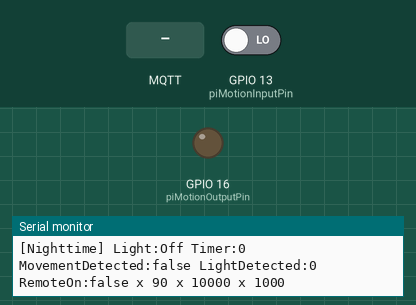
Bench run of a sketch on a simulated ESP8266 (NodeMCU). Parts: output pins drawn as LEDs (lit = HIGH), the last lines printed to the serial monitor. Inputs (shaded band) come from the test bench; at power-on: GPIO 13 (piMotionInputPin) LOW. WiFi joins after 1.5 s; servers stay silent unless stated; no MQTT or app messages arrive unless stated.

Above: at 4.8 s.
4.9 s: GPIO 13 (piMotionInputPin) driven HIGH
At 6.1 s:
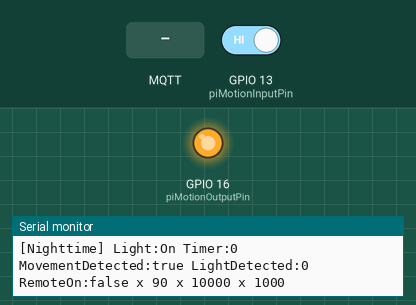
6.4 s: MQTT message "1" arrives on the first subscribed topic
7.9 s: MQTT message "1" arrives on the second subscribed topic
9.4 s: MQTT message "1" arrives on the third subscribed topic
10.9 s: GPIO 13 (piMotionInputPin) driven LOW
Timing chart, 0 to 13.8 s (numbered marks = the images above; inputs shaded):
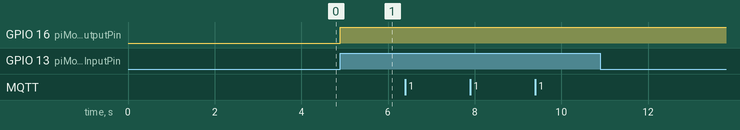

Measured:
- after the input at 4.9 s, GPIO 16 (piMotionOutputPin): LOW → HIGH at once

The sketch:

outside-light-esp8266.ino
```cpp
const int feather = 115200;
const int uno = 9600;
const int baudRate = feather;
const int piMotionInputPin = 13;
const int piMotionOutputPin = 16;
const int photocellInputPin = 0;
//the time we give the sensor to calibrate (10-60 secs according to the datasheet)
int calibrationTime = 30;
int reportFrequency = 1000;
unsigned long t_time;
unsigned long DayNightTransition_time;
char message_buff[100];
char DayNightStatus_buff[100];
char LightDetected_buff[100];
char MovementDetected_buff[100];

// Light Sensitive Motion Activated Wifi Switch

#include <PubSubClient.h>
#include <ESP8266WiFi.h>
#include <ESP8266mDNS.h>
#include <WiFiUdp.h>
#include <ArduinoOTA.h>


//Wifi network config
#define MQTT_SERVER "---"
const char* ssid = "---";
const char* password = "---";

char* garageDoorOutsideLight1 = "/garage/outside/light1";
char* garageLight1Threashold = "/garage/outside/light1/threashold";
char* garageLight1DayNightTransitionDelay = "/garage/outside/light1/dayNightTransitionDelay";
char* reportFrequencyTopic = "/garage/outside/light1/frequency";
void callback(char* topic, byte* payload, unsigned int length);

WiFiClient wifiClient;
PubSubClient client(MQTT_SERVER, 1883, callback, wifiClient);

class LsMawSwitch{

  public:

  String todStatus;
  const char* lightStatus;
  const char* lightTopic;
  const char* lightMessage;
  const char* motionTopic;
  const char* motionMessage;


  bool lightOn;
  bool daytime;
  bool motionDetected;
  String motionDetectedStr;
  bool timerActive;
  bool remoteOn;
  String remoteOnStr;

  int lightDetected;
  int lightThreashold_int;
  int dayNightTransition_delay;
  int PIRSensor;
  int timer;
  int switchOffDelay;

  unsigned long lastMotionTime;

  LsMawSwitch(){
    daytime = false;
    todStatus = "Nighttime";
    lightDetected = 0;
    lightThreashold_int = 90;
    dayNightTransition_delay = 10000;
    lightOn = false;
    lightStatus = "Off";
    PIRSensor = 0;
    motionDetected = false;
    motionDetectedStr = "false";
    lastMotionTime = 0;
    timer = 0;
    timerActive = false;
    switchOffDelay = 10000;
    remoteOn = false;
    remoteOnStr = "false";
    lightTopic = "/garage/outside/light1/confirm";
    lightMessage = "0";
  }

  void setNighttime(){
    daytime = false;
    todStatus = "Nighttime";
  }

  void setDaytime(){
    daytime = true;
    todStatus = "Daytime";
  }

  void readLedPhotocell(){
    lightDetected = (analogRead(A0));
  }

  void manualOn(){
    remoteOn = true;
    remoteOnStr = "true";
    lightMessage = "1";
  }

  void manualOff(){
    remoteOn = false;
    remoteOnStr = "false";
    lightMessage = "0";
  }

  void turnOnTheLight(){
    lightOn = true;
    lightStatus = "On";
    lightMessage = "1";
    digitalWrite(piMotionOutputPin, HIGH);
  }

  void turnOffTheLight(){
    lightOn = false;
    lightStatus = "Off";
    lightMessage = "0";
    digitalWrite(piMotionOutputPin, LOW);
  }

  void updateDayNightTransition() {
    readLedPhotocell();
    if ( lightDetected < lightThreashold_int ) {
      setNighttime();
    } else {
      setDaytime();
    }
  }

  void checkForMotion() {
    PIRSensor = digitalRead(piMotionInputPin);
    if ( PIRSensor == 1 ) {
      motionDetected = true;
      motionDetectedStr = "true";
    } else {
      motionDetected = false;
      motionDetectedStr = "false";
    }
  }

  void startTheTimer() {
    timer = 0;
    lastMotionTime = millis();
  }

  void resetTheTimer() {
    timer = 0;
  }

  void updateTheTimer() {
    if ( lightOn ) {
      timer = (millis() - lastMotionTime);
    } else {
      timer = 0;
    }
  }

  void delayShutOff() {
    updateTheTimer();
    if( timer >= switchOffDelay) {
      turnOffTheLight();
      resetTheTimer();
    }
  }

  void statusReport() {
    String message =  String( "[" + todStatus + "] " + "Light:" + lightStatus );
    message +=  String( " Timer:" + String(timer, DEC) + " MovementDetected:" + motionDetectedStr );
    message +=  String( " LightDetected:" + String(lightDetected, DEC) + " RemoteOn:" + remoteOnStr );
    message +=  String( " x " + String(lightThreashold_int, DEC) + " x " + String(dayNightTransition_delay, DEC) + " x " + String(reportFrequency, DEC));

    Serial.println(message);
  }

  void updateSwitch() {
    // Check if security light is on or off

    if ( ! lightOn ) {

      // security light is off

      // try to detect and update time of day transition
      // by reading photo led sensor and set value of
      // daytime(true or false)
      // and DayNightTransition_time seconds have passed

      if (millis() > (DayNightTransition_time + dayNightTransition_delay)) {
        updateDayNightTransition();
        DayNightTransition_time = millis();
      }

    }

    // Check if it's Daytime or Nighttime

    if ( ! daytime ) {

      // Nighttime

      if ( motionDetected ) {

        // Movement detected

        turnOnTheLight();

        startTheTimer();

      } else {

        // wait before turning off the light
        delayShutOff();

      }

    } else {

      // Daytime

      turnOffTheLight();

    }
  }
};

LsMawSwitch sw = LsMawSwitch();

void callback(char* topic, byte* payload, unsigned int length) {

  //convert topic to string to make it easier to work with
  String topicStr = topic;

  //Print out some debugging info
  Serial.println("Callback update.");
  Serial.print("Topic: ");
  Serial.println(topicStr);

//char* garageDoorOutsideLight1 = "/garage/outside/light1";
//char* garageLight1Threashold = "/garage/outside/light1/threashold";
//char* garageLight1DayNightTransitionDelay = "/garage/outside/light1/dayNightTransitionDelay";

  if(topicStr == garageDoorOutsideLight1){
    if(payload[0] == '1'){
      sw.manualOn();
      client.publish(sw.lightTopic, sw.lightStatus);
    }

    else if (payload[0] == '0'){
      sw.manualOff();
      client.publish(sw.lightTopic, sw.lightStatus);
    }
  }

//  // Dynamicly change light threashold
//  if(topicStr == garageLight1Threashold){
//    int multiplyer = int(payload[0]);
//    sw.lightThreashold_int = multiplyer * 1000;
//  }
//
//  // Dynamicly change light threashold timer
//  if(topicStr == garageLight1DayNightTransitionDelay){
//    int multiplyer = int(payload[0]);
//    sw.dayNightTransition_delay = multiplyer * 1000;
//    Serial.println(payload[0]);
//    Serial.println(int(payload[0]));
//    Serial.println(String(payload[0], DEC));
//    Serial.println(multiplyer);
//    Serial.println(sw.dayNightTransition_delay);
//  }
//
//  // Dynamicly change reporting frequency
//  if(topicStr == reportFrequencyTopic){
//    int multiplyer = int(payload[0]);
//    reportFrequency = multiplyer * 1000;
//  }

}

void reconnect() {

  //attempt to connect to the wifi if connection is lost
  if(WiFi.status() != WL_CONNECTED){
    //debug printing
    Serial.print("Connecting to ");
    Serial.println(ssid);

    //loop while we wait for connection
    while (WiFi.status() != WL_CONNECTED) {
      delay(500);
      Serial.print(".");
    }

    //print out some more debug once connected
    Serial.println("");
    Serial.println("WiFi connected");
    Serial.println("IP address: ");
    Serial.println(WiFi.localIP());
  }

  //make sure we are connected to WIFI before attemping to reconnect to MQTT
  if(WiFi.status() == WL_CONNECTED){
  // Loop until we're reconnected to the MQTT server
    while (!client.connected()) {
      Serial.print("Attempting MQTT connection...");

      // Generate client name based on MAC address and last 8 bits of microsecond counter
      String clientName;
      clientName += "esp8266-";
      uint8_t mac[6];
      WiFi.macAddress(mac);
      clientName += macToStr(mac);

      //if connected, subscribe to the topic(s) we want to be notified about
      if (client.connect((char*) clientName.c_str())) {
        Serial.print("\tMTQQ Connected\n");
        client.subscribe(garageDoorOutsideLight1);
        client.subscribe(garageLight1Threashold);
        client.subscribe(garageLight1DayNightTransitionDelay);
        client.subscribe(reportFrequencyTopic);
        overTheAir();
      }

      //otherwise print failed for debugging
      else{Serial.println("\tFailed."); abort();}
    }
  }
}

void overTheAir(){
  // Port defaults to 8266
  ArduinoOTA.setPort(8266);

  // Hostname defaults to esp8266-[ChipID]
  ArduinoOTA.setHostname("sendit69");

  // No authentication by default
  //ArduinoOTA.setPassword((const char *)"123");

  ArduinoOTA.onStart([]() {
    Serial.println("Start");
  });
  ArduinoOTA.onEnd([]() {
    Serial.println("\nEnd");
  });
  ArduinoOTA.onProgress([](unsigned int progress, unsigned int total) {
    Serial.printf("Progress: %u%%\r", (progress / (total / 100)));
  });
  ArduinoOTA.onError([](ota_error_t error) {
    Serial.printf("Error[%u]: ", error);
    if (error == OTA_AUTH_ERROR) Serial.println("Auth Failed");
    else if (error == OTA_BEGIN_ERROR) Serial.println("Begin Failed");
    else if (error == OTA_CONNECT_ERROR) Serial.println("Connect Failed");
    else if (error == OTA_RECEIVE_ERROR) Serial.println("Receive Failed");
    else if (error == OTA_END_ERROR) Serial.println("End Failed");
  });
  ArduinoOTA.begin();
  Serial.println("OTA ----> > > Ready");
  Serial.print("     IP address: ");
  Serial.println(WiFi.localIP());
}

//generate unique name from MAC addr
String macToStr(const uint8_t* mac){

  String result;

  for (int i = 0; i < 6; ++i) {
    result += String(mac[i], 16);

    if (i < 5){
      result += ':';
    }
  }

  return result;
}

void setup() {
  Serial.begin(baudRate);
  delay(100);
  pinMode(piMotionInputPin, INPUT);
  pinMode(piMotionOutputPin, OUTPUT);
  pinMode(A0, INPUT);

//  ESP.eraseConfig();
  //start wifi subsystem
  WiFi.mode(WIFI_STA);
  WiFi.begin(ssid, password);
  //attempt to connect to the WIFI network and then connect to the MQTT server
  reconnect();

  //wait a bit before starting the main loop
  delay(2000);
}

void loop() {
  ArduinoOTA.handle();

  // reconnect if connection is lost
  if (!client.connected() && WiFi.status() == 3) {reconnect();}

  // maintain MQTT connection
  client.loop();

  // MUST delay to allow ESP8266 WIFI functions to run
  delay(100);

  // main program loop starts here
  sw.checkForMotion();

  if ( sw.remoteOn ) {
    sw.turnOnTheLight();
  } else {
    sw.updateSwitch();
  }
  sw.statusReport();

  // publish every 5 seconds
  if (millis() > (t_time + 1000)) {
    String message =  String( "[" + sw.todStatus + "] " + "Light:" + sw.lightStatus );
    message +=  String( " Timer:" + String(sw.timer, DEC) + " MovementDetected:" + sw.motionDetectedStr );
    message +=  String( " LightDetected:" + String(sw.lightDetected, DEC) + " RemoteOn:" + sw.remoteOnStr );
    message.toCharArray(message_buff, message.length()+1);
    client.publish("/garage/LsMawSwitch/output", message_buff);

    String DayNightStatus = sw.todStatus;
    DayNightStatus.toCharArray(DayNightStatus_buff, DayNightStatus.length()+1);
    client.publish("/garage/LsMawSwitch/DayNightStatus", DayNightStatus_buff);

    String LightDetected = String(sw.lightDetected, DEC);
    LightDetected.toCharArray(LightDetected_buff, DayNightStatus.length()+1);
    client.publish("/garage/LsMawSwitch/LightDetected", LightDetected_buff);

    String MovementDetected = sw.motionDetectedStr;
    MovementDetected.toCharArray(MovementDetected_buff, DayNightStatus.length()+1);
    client.publish("/garage/LsMawSwitch/MovementDetected", MovementDetected_buff);

    client.publish(sw.lightTopic, sw.lightStatus);


    t_time = millis();

  }


}


// http://arduino.sundh.com/2013/02/photoresistor-controlling-led/
// https://community.thinger.io/t/esp8266-analog-read/37
// https://learn.adafruit.com/adafruit-feather-huzzah-esp8266/using-arduino-ide
// https://www.youtube.com/watch?v=PgsH43Tpqjc
// https://raw.githubusercontent.com/ItKindaWorks/ESP8266/master/Home%20Automation/Part%201/ESP8266_SimpleMQTT/ESP8266_SimpleMQTT.ino
```
